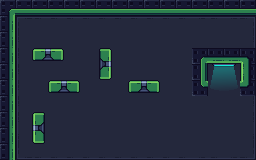

This is a level from a 2D game, rendered from its Tiled map with the project's own tilesets. A one-line summary and the map file follow, with tile-layer data summarised:
An orthogonal 16x10 tile map with 16x16 px tiles, 5 tile layers (Background, Ground, Platforms, Spikes, ...) and 36 objects (4x Arrow, Spawn, Exit).

<map version="1.10" tiledversion="1.12.2" orientation="orthogonal" renderorder="right-down" width="16" height="10" tilewidth="16" tileheight="16" infinite="0" nextlayerid="7" nextobjectid="7">
 <editorsettings>
  <export target="level11.json" format="json" />
 </editorsettings>
 <tileset firstgid="1" name="tileset" tilewidth="16" tileheight="16" tilecount="180" columns="18">
  <image source="tileset.png" width="288" height="160" />
  <tile id="15">
   <objectgroup draworder="index" id="2">
    <object id="1" x="8" y="12" width="8" height="4" />
   </objectgroup>
  </tile>
  <tile id="16">
   <objectgroup draworder="index" id="2">
    <object id="1" x="0" y="12" width="8" height="4" />
   </objectgroup>
  </tile>
  <tile id="32">
   <objectgroup draworder="index" id="2">
    <object id="1" x="0" y="6" width="16" height="10" />
   </objectgroup>
  </tile>
  <tile id="33">
   <objectgroup draworder="index" id="2">
    <object id="1" x="2" y="0" width="14" height="16" />
   </objectgroup>
  </tile>
  <tile id="34">
   <objectgroup draworder="index" id="2">
    <object id="1" x="0" y="0" width="13" height="16" />
   </objectgroup>
  </tile>
  <tile id="66">
   <objectgroup draworder="index" id="2">
    <object id="1" x="0" y="8" width="16" height="8" />
   </objectgroup>
  </tile>
  <tile id="67">
   <objectgroup draworder="index" id="2">
    <object id="1" x="0" y="10" width="16" height="6" />
   </objectgroup>
  </tile>
  <tile id="68">
   <objectgroup draworder="index" id="2">
    <object id="1" x="0" y="10" width="16" height="6" />
   </objectgroup>
  </tile>
  <tile id="69">
   <objectgroup draworder="index" id="2">
    <object id="1" x="0" y="8" width="16" height="8" />
   </objectgroup>
  </tile>
  <tile id="70">
   <objectgroup draworder="index" id="2">
    <object id="1" x="0" y="10" width="16" height="6" />
   </objectgroup>
  </tile>
  <tile id="71">
   <objectgroup draworder="index" id="2">
    <object id="1" x="0" y="10" width="16" height="6" />
   </objectgroup>
  </tile>
  <tile id="75">
   <objectgroup draworder="index" id="2">
    <object id="1" x="5" y="5" width="11" height="11" />
   </objectgroup>
  </tile>
  <tile id="76">
   <objectgroup draworder="index" id="2">
    <object id="1" x="0" y="5" width="16" height="6" />
   </objectgroup>
  </tile>
  <tile id="77">
   <objectgroup draworder="index" id="2">
    <object id="1" x="0" y="5" width="11" height="11" />
   </objectgroup>
  </tile>
  <tile id="93">
   <objectgroup draworder="index" id="2">
    <object id="1" x="5" y="0" width="6" height="16" />
   </objectgroup>
  </tile>
  <tile id="95">
   <objectgroup draworder="index" id="2">
    <object id="1" x="5" y="0" width="6" height="16" />
   </objectgroup>
  </tile>
  <tile id="102">
   <objectgroup draworder="index" id="2">
    <object id="1" x="2" y="0" width="13" height="4" />
   </objectgroup>
  </tile>
  <tile id="111">
   <objectgroup draworder="index" id="2">
    <object id="1" x="5" y="0" width="11" height="11" />
   </objectgroup>
  </tile>
  <tile id="112">
   <objectgroup draworder="index" id="2">
    <object id="1" x="0" y="5" width="16" height="6" />
   </objectgroup>
  </tile>
  <tile id="113">
   <objectgroup draworder="index" id="2">
    <object id="1" x="0" y="0" width="11" height="11" />
   </objectgroup>
  </tile>
  <tile id="126">
   <objectgroup draworder="index" id="2">
    <object id="1" x="0" y="0" width="16" height="13" />
   </objectgroup>
  </tile>
  <tile id="127">
   <objectgroup draworder="index" id="2">
    <object id="1" x="0" y="0" width="16" height="13" />
   </objectgroup>
  </tile>
  <tile id="128">
   <objectgroup draworder="index" id="2">
    <object id="1" x="0" y="0" width="10" height="11" />
   </objectgroup>
  </tile>
  <tile id="129">
   <objectgroup draworder="index" id="2">
    <object id="1" x="6" y="0" width="10" height="11" />
   </objectgroup>
  </tile>
  <tile id="130">
   <objectgroup draworder="index" id="2">
    <object id="1" x="0" y="0" width="16" height="13" />
   </objectgroup>
  </tile>
  <tile id="131">
   <objectgroup draworder="index" id="2">
    <object id="1" x="0" y="0" width="16" height="13" />
   </objectgroup>
  </tile>
  <tile id="138">
   <objectgroup draworder="index" id="2">
    <object id="1" x="2" y="12" width="13" height="4" />
   </objectgroup>
  </tile>
  <tile id="162">
   <objectgroup draworder="index" id="2">
    <object id="1" x="0" y="0" width="16" height="10" />
   </objectgroup>
  </tile>
  <tile id="163">
   <objectgroup draworder="index" id="2">
    <object id="1" x="0" y="0" width="16" height="10" />
   </objectgroup>
  </tile>
  <tile id="164">
   <objectgroup draworder="index" id="2">
    <object id="1" x="0" y="0" width="16" height="10" />
   </objectgroup>
  </tile>
 </tileset>
 <layer id="1" name="Background" width="16" height="10">
  <data>[160 cells, 135 non-empty, 4 distinct tile ids]</data>
 </layer>
 <layer id="2" name="Ground" width="16" height="10">
  <data>[160 cells, 33 non-empty, 8 distinct tile ids]</data>
 </layer>
 <layer id="6" name="Platforms" width="16" height="10">
  <data>[160 cells, 10 non-empty, 1 distinct tile ids]</data>
 </layer>
 <layer id="5" name="Spikes" width="16" height="10">
  <data>[160 cells, 0 non-empty, 0 distinct tile ids]</data>
 </layer>
 <layer id="4" name="Foreground" width="16" height="10">
  <data>[160 cells, 4 non-empty, 4 distinct tile ids]</data>
 </layer>
 <objectgroup id="3" name="Objects">
  <object id="1" name="Spawn" x="38" y="106">
   <point />
  </object>
  <object id="3" name="Up" type="Arrow" x="240" y="32" rotation="180">
   <point />
  </object>
  <object id="2" name="Exit" x="224" y="72" rotation="-180">
   <point />
  </object>
  <object id="4" name="Down" type="Arrow" x="40" y="32">
   <point />
  </object>
  <object id="5" name="Left" type="Arrow" x="176" y="64" rotation="90">
   <point />
  </object>
  <object id="6" name="Right" type="Arrow" x="80" y="102" rotation="-90">
   <point />
  </object>
 </objectgroup>
</map>
